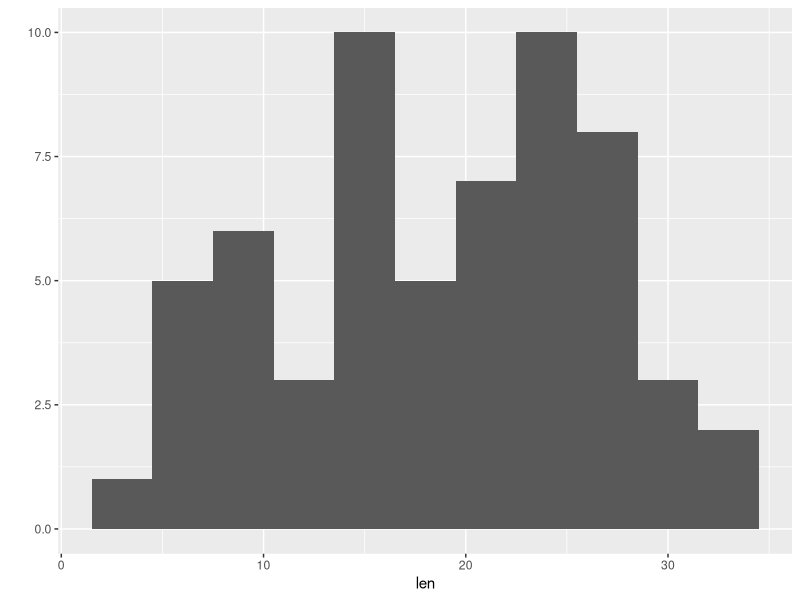
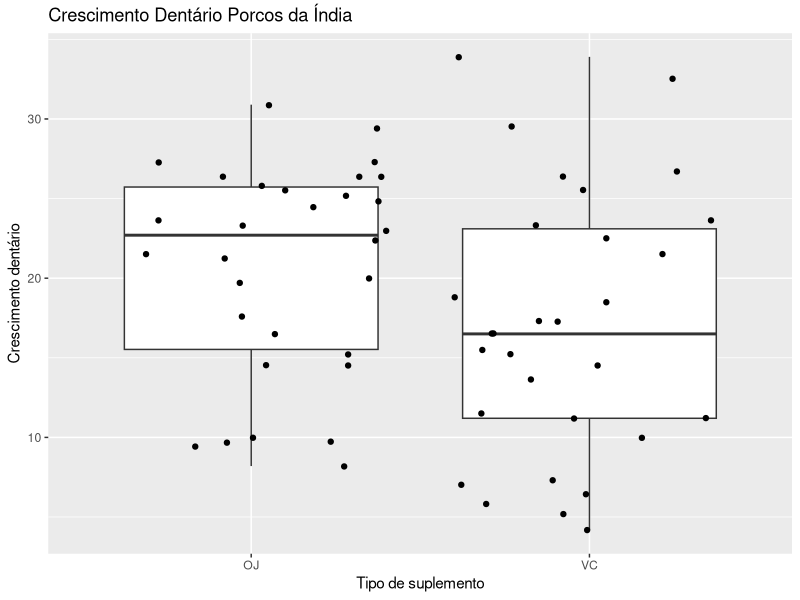

Write R code to recreate these figures, in order.

# Teste T - Dados ToothGrowth -------------------------------------------------------------------------------------------------------
# Autoria do script: Jeanne Franco ---------------------------------------------------------------------------------------------------------
# Data do script: 06/05/22 -----------------------------------------------------------------------------------------------------------------
# Referência: Curso Udemy ------------------------------------------------------------------------------------------------------------------

# Pacote necessário ------------------------------------------------------------------------------------------------------------------------

library(tidyverse)

# Dados ------------------------------------------------------------------------------------------------------------------------------------

?ToothGrowth

dente <- ToothGrowth
head(dente)
str(dente)

# Análise da normalidade dos dados ---------------------------------------------------------------------------------------------------------

qplot(x = len, data = dente, binwidth = 3) # Histograma

### Teste Shapiro-Wilk de normalidade
### H0 = Distribuição normal e p > 0.05

shapiro.test(dente$len)

# Gráfico da diferença entre grupos --------------------------------------------------------------------------------------------------------

ggplot(dente, aes(x = supp, y = len)) +
  geom_boxplot() +
  geom_jitter() +
  labs(title = "Crescimento Dentário Porcos da Índia",
       x = "Tipo de suplemento",
       y = "Crescimento dentário")

# Cálculo das médias dos grupos ------------------------------------------------------------------------------------------------------------

mean(dente$len) # Média geral

group_by(dente, supp) %>%
  summarise(mean(len))
